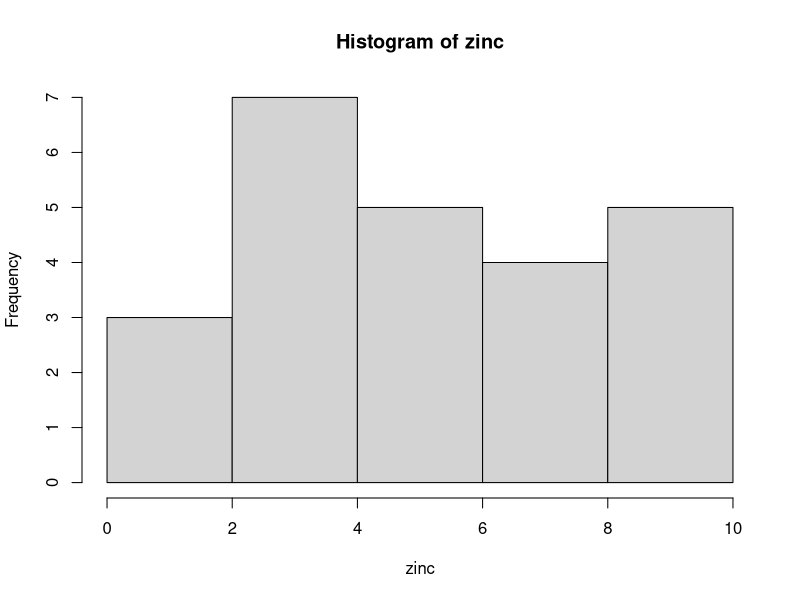
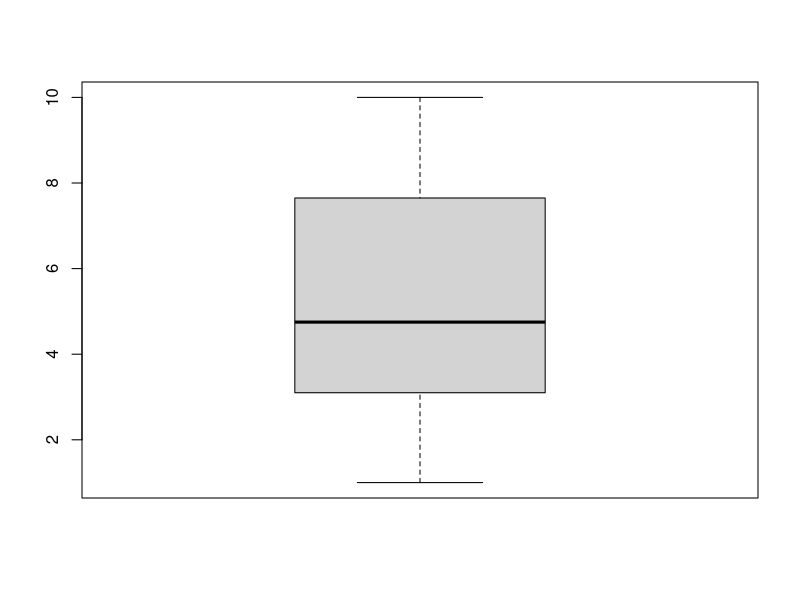
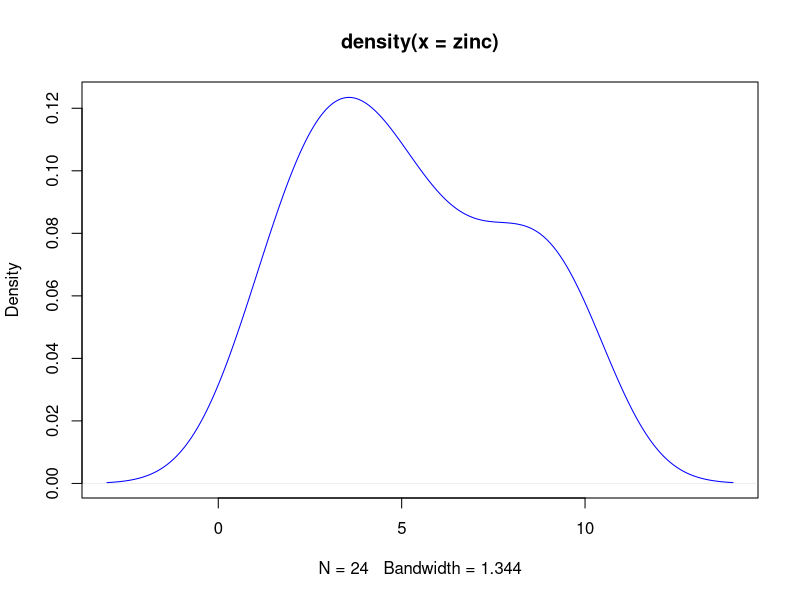
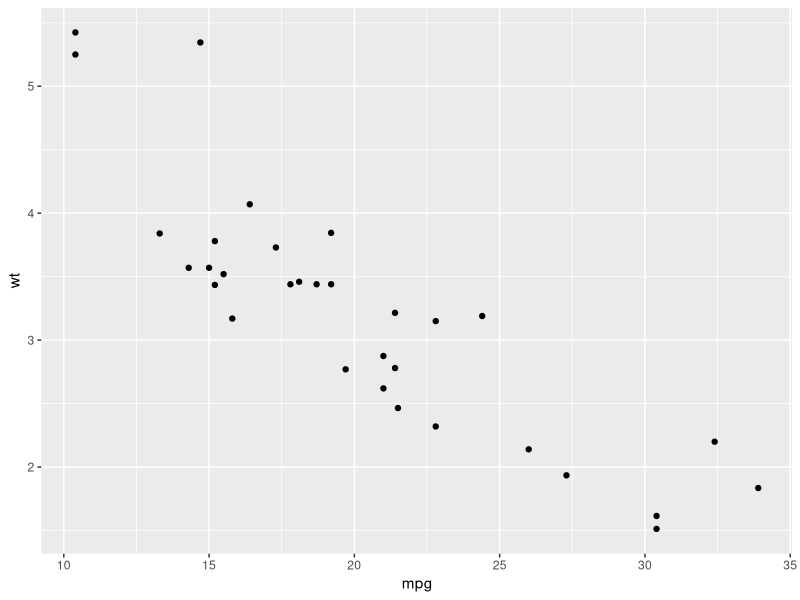
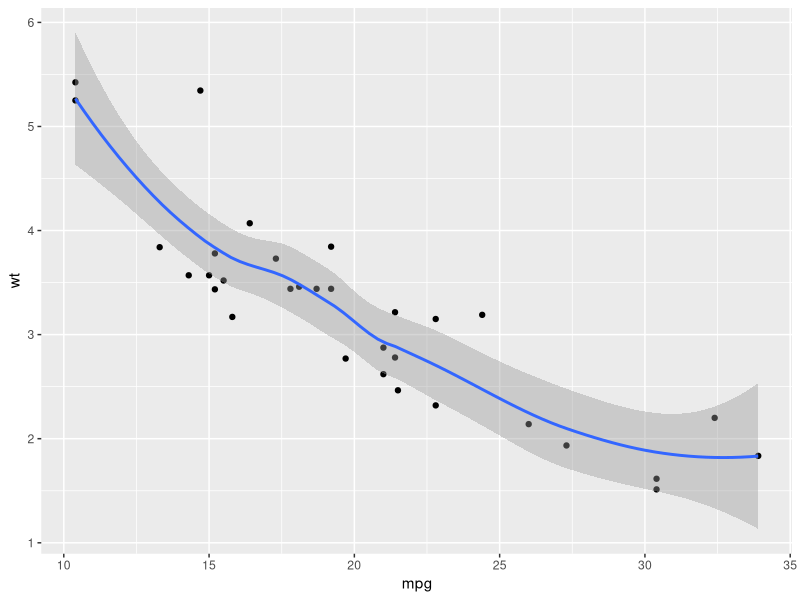
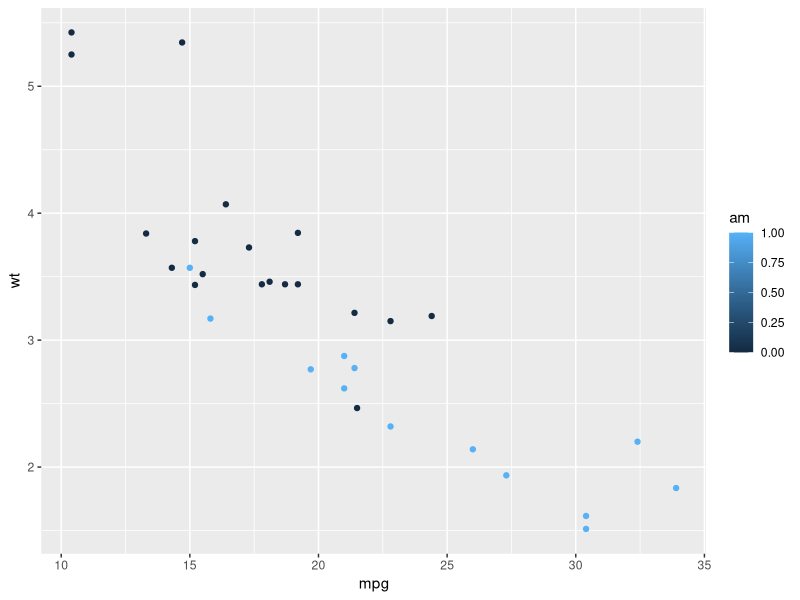
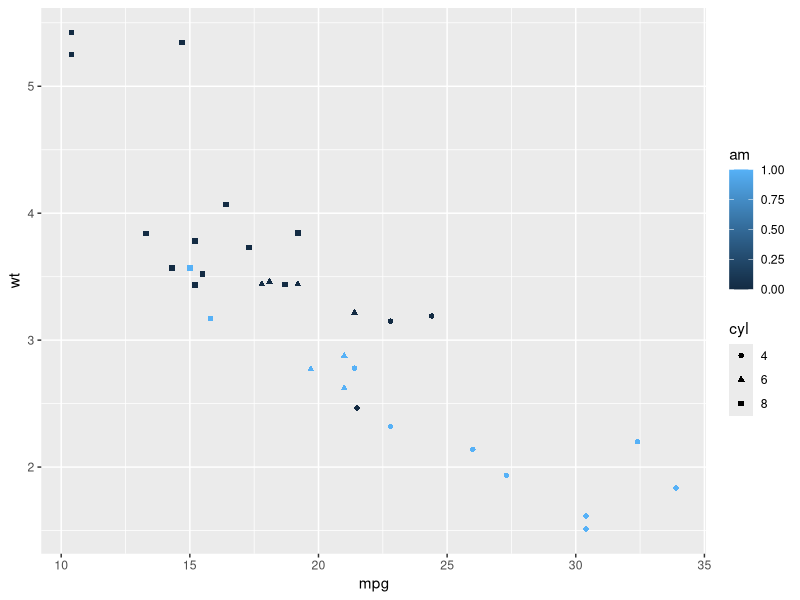
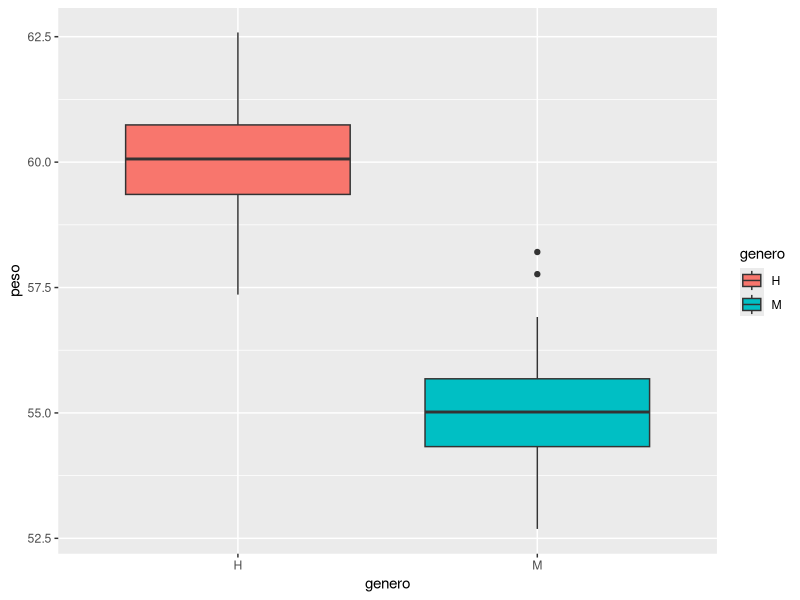

R code for these plots, in order:
zinc <- c(1, 2, 3, 4, 5, 3.4, 2.3, 4.5, 6.7, 8.9, 9.0, 7.6, 5.4, 3.2, 1.1, 2.2, 3.3, 4.4, 5.5, 6.6, 7.7, 8.8, 9.9, 10.0)
length(zinc)

# Plots sin ggplot
hist(zinc) # Histograma, ordena los datos en intervalos y cuenta la frecuencia de los datos
boxplot(zinc) # Diagrama de caja, muestra la distribucion de los datos
plot(density(zinc), col = "blue") # Densidad, muestra la distribucion de los datos en una curva

# Plots con ggplot
library(ggplot2)
library(dplyr)
qplot(x = mpg, y = wt, data = mtcars, geom = "point") # Scatterplot, grafico de dispersion de dos variables
qplot(x = mpg, y = wt, data = mtcars, geom = c("point", "smooth")) # Scatterplot con linea de tendencia (regresion)
qplot(x = mpg, y = wt, data = mtcars, geom = "point", colour = am) # Scatterplot con color segun una variable categorica

mtcars <- mtcars %>%
  transform(cyl = as.factor(cyl)) # Transformando la variable cyl a factor
glimpse(mtcars) # Resumen de las variables del dataset
qplot(x = mpg, y = wt, data = mtcars, geom = "point", colour = am, shape = cyl) # Scatterplot con color y forma segun variables categoricas

wdata <- data.frame(genero = factor(rep(c("H", "M"), each = 200)),
                    peso = c(rnorm(200, 60), rnorm(200, 55)))

qplot(x = genero, y = peso, data = wdata, geom = "boxplot", fill = genero) # Boxplot, diagrama de caja por genero con color segun genero

qplot(x = genero, y = peso, data = wdata, geom = "violin", fill = genero) # Violin plot, diagrama de violin por genero con color segun genero

qplot(x = genero, y = peso, data = wdata, geom = "dotplot", stackdir = "center",binaxis = "y", dotsize = 0.4) # Dotplot, diagrama de puntos por genero

qplot(peso, data = wdata, geom = "histogram", fill = genero) # Histograma por genero

qplot(peso, data = wdata, geom = "density", color = genero, linetype = genero)  # Density plot, grafico de densidad por genero

ggplot(mtcars, aes(x = wt, y = mpg)) + geom_point() # Scatterplot con ggplot

ggplot(mtcars, aes(x = wt, y = mpg)) + geom_point(size = 5, shape = 3)

ggplot(wdata %>% filter(genero == "H"), aes(x = peso)) + geom_density()
ggplot(wdata, aes(x = peso)) + stat_density()

mi_pie <- mtcars %>%
  group_by(cyl) %>%
  tally()

ggplot(mi_pie, aes(x = "", y = n, fill = cyl)) + geom_bar(stat = "identity") + coord_polar("y")

a <- ggplot(wdata, aes(x = peso))
a + geom_density()

a + geom_dotplot()

a + geom_histogram()
a + stat_ecdf() + ggtitle("Funcion de distribucion empirica") + xlab("Peso") + ylab("Frecuencia acumulada")

ggplot(wdata %>% filter(genero == "M"), aes(sample = peso)) + stat_qq() #


